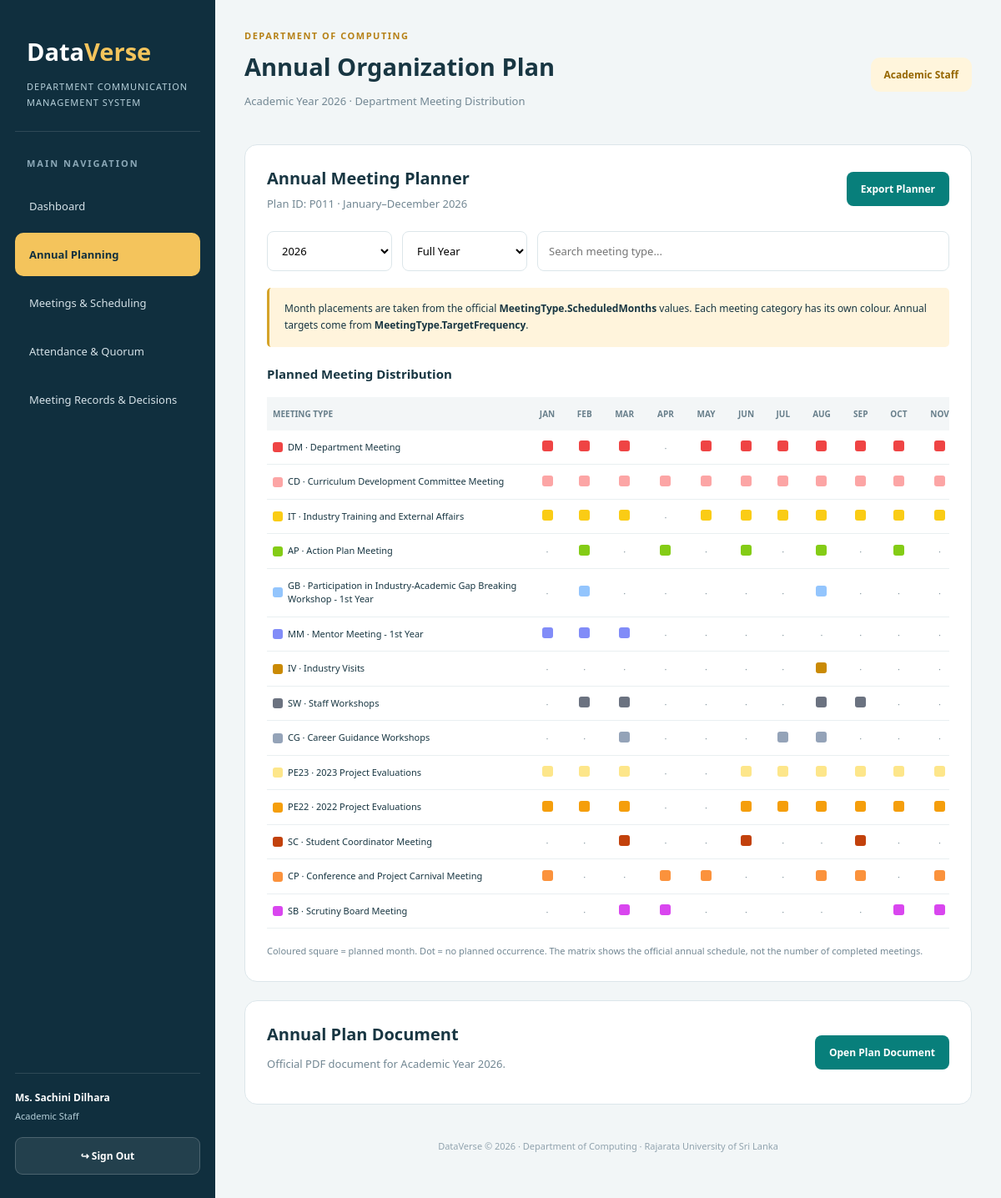
The page /annual_plan.php (signed in) on the database its author committed.
### tables this page shows
CREATE TABLE YearPlan (
    PlanID       VARCHAR(10)  NOT NULL,
    AcademicYear INT          NOT NULL,
    PlanLink     VARCHAR(500) NOT NULL,

    PRIMARY KEY (PlanID),
    CONSTRAINT uq_year_plan_year UNIQUE (AcademicYear),
    CONSTRAINT chk_year_plan_range CHECK (AcademicYear BETWEEN 2000 AND 2100),
    CONSTRAINT chk_year_plan_link CHECK (CHAR_LENGTH(TRIM(PlanLink)) >= 5)
);

CREATE TABLE MeetingType (
    TypeID           VARCHAR(10)  NOT NULL,
    Name             VARCHAR(120) NOT NULL,
    ShortName        VARCHAR(15)  NOT NULL,
    IsPrivate        VARCHAR(5)   NOT NULL DEFAULT 'No',
    TargetFrequency  INT          NOT NULL,
    CategoryGroup    VARCHAR(30)  NOT NULL DEFAULT 'Academic',
    FrequencyLabel   VARCHAR(80)  NOT NULL,
    Semester01       CHAR(1)      NOT NULL DEFAULT 'Y',
    Semester02       CHAR(1)      NOT NULL DEFAULT 'Y',
    ScheduledMonths  VARCHAR(60)  NOT NULL,
    CalendarColorHex CHAR(7)      NOT NULL DEFAULT '#3B82F6',

    PRIMARY KEY (TypeID),
    CONSTRAINT uq_meeting_type_name UNIQUE (Name),
    CONSTRAINT chk_meeting_type_isprivate CHECK (IsPrivate IN ('Yes', 'No')),
    CONSTRAINT chk_meeting_type_freq CHECK (TargetFrequency > 0),
    CONSTRAINT chk_meeting_type_category CHECK (
        CategoryGroup IN ('Academic', 'Administrative', 'External/Industry', 'Student-Centric')
    ),
    CONSTRAINT chk_meeting_type_sem1 CHECK (Semester01 IN ('Y', 'N')),
    CONSTRAINT chk_meeting_type_sem2 CHECK (Semester02 IN ('Y', 'N')),
    CONSTRAINT chk_meeting_type_color CHECK (CalendarColorHex LIKE '#______'),
    INDEX idx_meeting_type_category (CategoryGroup),
    INDEX idx_meeting_type_shortname (ShortName)
);

### annual_plan.php (the view, shortened to what this page needs)
<?php
require_once __DIR__ . "/config.php";
function h($value) {
    return htmlspecialchars(
        (string)($value ?? ""),
        ENT_QUOTES | ENT_SUBSTITUTE,
        "UTF-8"
    );
}
function safeColor($color) {
    return preg_match(
        '/^#[0-9A-Fa-f]{6}$/',
        (string)$color
    ) ? $color : '#64748b';
}
function plannedMonths($value) {
    $value = trim((string)$value);
    $names = [
        'jan' => 1, 'feb' => 2, 'mar' => 3,
        'apr' => 4, 'may' => 5, 'jun' => 6,
        'jul' => 7, 'aug' => 8, 'sep' => 9,
        'oct' => 10, 'nov' => 11, 'dec' => 12
    ];
    $months = [];
    preg_match_all(
        '/\b(?:jan(?:uary)?|feb(?:ruary)?|mar(?:ch)?|apr(?:il)?|may|jun(?:e)?|jul(?:y)?|aug(?:ust)?|sep(?:tember)?|oct(?:ober)?|nov(?:ember)?|dec(?:ember)?)\b/i',
        $value,
        $matches
    );
    foreach ($matches[0] as $name) {
        $number = $names[
            substr(strtolower($name), 0, 3)
        ] ?? null;
        if ($number) {
            $months[$number] = true;
        }
    }
    return array_keys($months);
}
$role = (string)$_SESSION['user_role'];
$userName = (string)($_SESSION['user_name'] ?? 'Team Member');
$roleNames = [
    'HOD' => 'Head of Department',
    'Clerk' => 'Clerk / Convener',
    'AcademicStaff' => 'Academic Staff'
];
$year = filter_input(
    INPUT_GET,
    'year',
    FILTER_VALIDATE_INT
);
if (!$year || $year < 2000 || $year > 2100) {
    $year = (int)date('Y');
}
$years = [$year];
$result = $conn->query(
    "SELECT AcademicYear
     FROM YearPlan
     ORDER BY AcademicYear DESC"
);
if ($result) {
    while ($row = $result->fetch_assoc()) {
        $years[] = (int)$row['AcademicYear'];
    }
}
$years = array_values(array_unique($years));
rsort($years);
$stmt = $conn->prepare(
    "SELECT PlanID, AcademicYear, PlanLink
     FROM YearPlan
     WHERE AcademicYear = ?
     LIMIT 1"
);
$stmt->bind_param('i', $year);
$stmt->execute();
$yearPlan = $stmt->get_result()->fetch_assoc();
$meetingTypes = [];
$result = $conn->query(
    "SELECT
        TypeID,
        Name,
        ShortName,
        IsPrivate,
        TargetFrequency,
        CategoryGroup,
        FrequencyLabel,
        ScheduledMonths,
        CalendarColorHex
     FROM MeetingType
     ORDER BY TypeID"
);
if ($result) {
    while ($row = $result->fetch_assoc()) {
        $meetingTypes[] = $row;
    }
}
$monthNames = [
    'Jan', 'Feb', 'Mar', 'Apr',
    'May', 'Jun', 'Jul', 'Aug',
    'Sep', 'Oct', 'Nov', 'Dec'
];
?>
<!DOCTYPE html>
<html lang="en">
<head>
</head>
<body>
<aside class="sidebar">
    <div class="logo">
        Data<span>Verse</span>
    </div>
    <div class="logo-caption">
        DEPARTMENT COMMUNICATION<br>
        MANAGEMENT SYSTEM
    </div>
    <div class="nav-heading">
        MAIN NAVIGATION
    </div>
    <nav>
        <a href="dashboard.php" class="nav-link">
            Dashboard
        </a>
        <a href="annual_plan.php" class="nav-link active">
            Annual Planning
        </a>
        <a href="meetings.php" class="nav-link">
            Meetings & Scheduling
        </a>
        <a href="participation.php" class="nav-link">
            Attendance & Quorum
        </a>
        <a href="documents.php" class="nav-link">
            Meeting Records & Decisions
        </a>
    </nav>
    <div class="profile-area">
        <div class="profile-name">
            <?= h($userName) ?>
        </div>
        <div class="profile-role">
            <?= h($roleNames[$role]) ?>
        </div>
        <a href="logout.php" class="signout">
            ↪ Sign Out
        </a>
    </div>
</aside>
<main class="main">
    <header class="top">
        <div>
            <div class="eyebrow">
                DEPARTMENT OF COMPUTING
            </div>
            <h1>Annual Organization Plan</h1>
            <p class="subtitle">
                Academic Year <?= $year ?>
                · Department Meeting Distribution
            </p>
        </div>
        <div class="role-badge">
            <?= h($roleNames[$role]) ?>
        </div>
    </header>
    <section class="panel">
        <div class="panel-top">
            <div>
                <h2 class="panel-title">
                    Annual Meeting Planner
                </h2>
                <div class="subtitle">
                    Plan ID:
                    <?= h($yearPlan['PlanID'] ?? 'Not created') ?>
                    · January–December <?= $year ?>
                </div>
            </div>
            <div style="display:flex;gap:10px;flex-wrap:wrap">
                <a
                    href="annual_plan.php?year=<?= $year ?>&export=csv"
                    class="button"
                >
                    Export Planner
                </a>
            </div>
        </div>
        <div class="filters">
            <select id="yearSelect" onchange="changeYear()">
                <?php foreach ($years as $optionYear): ?>
                    <option
                        value="<?= $optionYear ?>"
                        <?= $optionYear === $year ? 'selected' : '' ?>
                    >
                        <?= $optionYear ?>
                    </option>
                <?php endforeach; ?>
            </select>
            <select id="periodFilter" onchange="filterMatrix()">
                <option value="all">
                    Full Year
                </option>
            </select>
            <input
                type="search"
                id="searchMeeting"
                placeholder="Search meeting type..."
                oninput="filterMatrix()"
            >
        </div>
        <div class="notice">
            Month placements are taken from the official
            <strong>MeetingType.ScheduledMonths</strong>
            values. Each meeting category has its own
            colour. Annual targets come from
            <strong>MeetingType.TargetFrequency</strong>.
        </div>
        <h3 style="font-size:15px;margin-bottom:18px">
            Planned Meeting Distribution
        </h3>
        <div class="matrix-container">
            <table class="matrix" id="planningMatrix">
                <thead>
                    <tr>
                        <th>MEETING TYPE</th>
                        <?php foreach ($monthNames as $index => $month): ?>
                            <th
                                class="month-column"
                                data-month="<?= $index + 1 ?>"
                            >
                                <?= h(strtoupper($month)) ?>
                            </th>
                        <?php endforeach; ?>
                    </tr>
                </thead>
                <tbody>
                    <?php foreach ($meetingTypes as $type): ?>
                        <?php
                        $months = plannedMonths(
                            $type['ScheduledMonths']
                        );
                        $color = safeColor(
                            $type['CalendarColorHex']
                        );
                        ?>
                        <tr class="meeting-row">
                            <td>
                                <div class="type-name">
                                    <span
                                        class="color-square"
                                        style="background:<?= h($color) ?>"
                                    ></span>
                                    <span>
                                        <?= h($type['ShortName']) ?>
                                        ·
                                        <?= h($type['Name']) ?>
                                    </span>
                                </div>
                            </td>
                            <?php for ($month = 1; $month <= 12; $month++): ?>
                                <td
                                    class="month-column"
                                    data-month="<?= $month ?>"
                                >
                                    <?php if (in_array(
                                        $month,
                                        $months,
                                        true
                                    )): ?>
                                        <span
                                            class="month-square"
                                            style="background:<?= h($color) ?>"
                                            title="Planned for <?= h($monthNames[$month - 1]) ?>"
                                        ></span>
                                    <?php else: ?>
                                        <span class="month-dot">
                                            ·
                                        </span>
                                    <?php endif; ?>
                                </td>
                            <?php endfor; ?>
                        </tr>
                    <?php endforeach; ?>
                </tbody>
            </table>
        </div>
        <div class="legend">
            Coloured square = planned month.
            Dot = no planned occurrence.
            The matrix shows the official annual schedule,
            not the number of completed meetings.
        </div>
    </section>
    <section class="panel" id="planDocument">
        <div class="document-row">
            <div>
                <h2 class="panel-title">
                    Annual Plan Document
                </h2>
                <p class="subtitle">
                    Official PDF document for Academic Year
                    <?= $year ?>.
                </p>
            </div>
            <?php if (
                $yearPlan &&
                !empty($yearPlan['PlanLink'])
            ): ?>
                <?php
                $planLink = $yearPlan['PlanLink'];
                $validLink = (
                    preg_match(
                        '#^uploads/annual_plans/[A-Za-z0-9_.-]+\.pdf$#',
                        $planLink
                    )
                    || filter_var(
                        $planLink,
                        FILTER_VALIDATE_URL
                    )
                );
                ?>
                <?php if ($validLink): ?>
                    <a
                        class="button"
                        href="<?= h($planLink) ?>"
                        target="_blank"
                        rel="noopener noreferrer"
                    >
                        Open Plan Document
                    </a>
                <?php else: ?>
                    <span class="small-text">
                        The saved document link needs verification.
                    </span>
                <?php endif; ?>
            <?php else: ?>
                <span class="small-text">
                    No annual plan document uploaded.
                </span>
            <?php endif; ?>
        </div>
    </section>
    <footer class="footer">
        DataVerse © <?= date('Y') ?>
        · Department of Computing
        · Rajarata University of Sri Lanka
    </footer>
</main>
</body>
</html>

### annual_plan.php (style rules this page uses)
:root { --navy: #102f3e; --navy-light: #204f5e; --gold: #f4c45c; --bg: #f2f6f7; --text: #183642; --muted: #728793; --border: #dce6ea; }
* { box-sizing: border-box; }
body { margin: 0; background: var(--bg); font-family: "Segoe UI", Arial, sans-serif; color: var(--text); }
.sidebar { width: 258px; position: fixed; top: 0; bottom: 0; left: 0; background: var(--navy); color: white; padding: 28px 18px; display: flex; flex-direction: column; overflow-y: auto; }
.logo { font-size: 29px; font-weight: 800; padding: 14px; }
.logo span { color: var(--gold); }
.logo-caption { padding: 0 14px 25px; font-size: 11px; letter-spacing: 1px; line-height: 1.7; color: #b6d0da; border-bottom: 1px solid #ffffff20; }
.nav-heading { font-size: 11px; letter-spacing: 2px; color: #8ba8b7; font-weight: 800; margin: 30px 14px 18px; }
.nav-link { display: block; padding: 17px; border-radius: 10px; margin-bottom: 6px; color: #d5e2e8; text-decoration: none; font-size: 13px; }
.nav-link.active { background: var(--gold); color: var(--navy); font-weight: 800; }
.profile-area { margin-top: auto; padding-top: 20px; border-top: 1px solid #ffffff20; }
.profile-name { font-weight: 800; font-size: 12px; }
.profile-role { font-size: 11px; color: #b6d0da; margin-top: 6px; }
.signout { display: block; margin-top: 18px; background: #ffffff15; border: 1px solid #ffffff30; border-radius: 9px; padding: 13px; text-align: center; color: white; text-decoration: none; font-size: 12px; font-weight: 700; }
.main { margin-left: 258px; padding: 35px; }
.top { display: flex; justify-content: space-between; align-items: center; margin-bottom: 30px; gap: 20px; }
.eyebrow { color: #b68116; font-size: 11px; font-weight: 800; letter-spacing: 1.5px; }
h1 { font-size: 29px; margin: 10px 0 8px; }
.subtitle { font-size: 13px; color: var(--muted); }
.role-badge { padding: 12px 16px; background: #fff5dc; border-radius: 11px; font-size: 12px; font-weight: 800; color: #956600; }
.panel { background: white; border: 1px solid var(--border); border-radius: 15px; padding: 26px; margin-bottom: 22px; }
.panel-title { font-size: 20px; font-weight: 800; margin: 0 0 8px; }
.panel-top { display: flex; justify-content: space-between; align-items: center; gap: 15px; margin-bottom: 24px; }
.button { border: 0; background: #087f7b; color: white; border-radius: 8px; padding: 12px 17px; font-weight: 700; font-size: 12px; text-decoration: none; cursor: pointer; display: inline-block; }
.filters { display: grid; grid-template-columns: 150px 150px 1fr; gap: 12px; margin-bottom: 20px; }
select, input[type="search"], input[type="file"] { width: 100%; padding: 13px; border: 1px solid var(--border); border-radius: 8px; background: white; font: inherit; font-size: 13px; }
.notice { background: #fff4dc; border-left: 3px solid #d5a329; padding: 15px 18px; border-radius: 5px; font-size: 12px; margin-bottom: 22px; line-height: 1.7; }
.matrix-container { overflow-x: auto; }
.matrix { width: 100%; border-collapse: collapse; min-width: 950px; }
.matrix th { text-align: center; background: #f3f6f7; color: #687f8b; font-size: 10px; padding: 13px 7px; white-space: nowrap; }
.matrix th:first-child { text-align: left; width: 33%; }
.matrix td { border-bottom: 1px solid #e9eff1; padding: 12px 7px; font-size: 11px; text-align: center; }
.matrix td:first-child { text-align: left; }
.type-name { display: flex; align-items: center; gap: 6px; font-size: 11px; line-height: 1.5; }
.color-square { display: inline-block; width: 12px; height: 12px; min-width: 12px; border-radius: 3px; }
.month-dot { color: #8597a0; }
.month-square { width: 13px; height: 13px; border-radius: 3px; display: inline-block; }
.legend { font-size: 11px; color: var(--muted); margin-top: 18px; line-height: 1.7; }
.document-row { display: flex; justify-content: space-between; align-items: center; gap: 15px; }
.footer { text-align: center; font-size: 11px; color: #91a3ae; padding: 20px; }

### rows shown on the page
yearplan: PlanID "P011"
meetingtype: ShortName "DM", Name "Department Meeting"
meetingtype: ShortName "CD", Name "Curriculum Development Committee Meeting"
meetingtype: ShortName "IT", Name "Industry Training and External Affairs"
meetingtype: ShortName "AP", Name "Action Plan Meeting"
meetingtype: ShortName "GB", Name "Participation in Industry-Academic Gap Breaking Workshop - 1st Year", ScheduledMonths "FEB,AUG" (drawn)
meetingtype: ShortName "MM", Name "Mentor Meeting - 1st Year", ScheduledMonths "JAN,FEB,MAR" (drawn)
meetingtype: ShortName "IV", Name "Industry Visits"
meetingtype: ShortName "SW", Name "Staff Workshops", ScheduledMonths "FEB,MAR,AUG,SEP" (drawn)
meetingtype: ShortName "CG", Name "Career Guidance Workshops", ScheduledMonths "MAR,JUL,AUG" (drawn)
meetingtype: ShortName "PE23", Name "2023 Project Evaluations"
meetingtype: ShortName "PE22", Name "2022 Project Evaluations"
meetingtype: ShortName "SC", Name "Student Coordinator Meeting", ScheduledMonths "MAR,JUN,SEP,DEC" (drawn)
meetingtype: ShortName "CP", Name "Conference and Project Carnival Meeting"
meetingtype: ShortName "SB", Name "Scrutiny Board Meeting", ScheduledMonths "MAR,APR,OCT,NOV" (drawn)

### other values the page prints
$userName "Ms. Sachini Dilhara"
$roleNames[$role] "Academic Staff"
$year "2026"
$month "JAN"
$month "FEB"
$month "MAR"
$month "APR"
$month "MAY"
$month "JUN"
$month "JUL"
$month "AUG"
$month "SEP"
$month "OCT"
$month "NOV"
form field value "2026"
